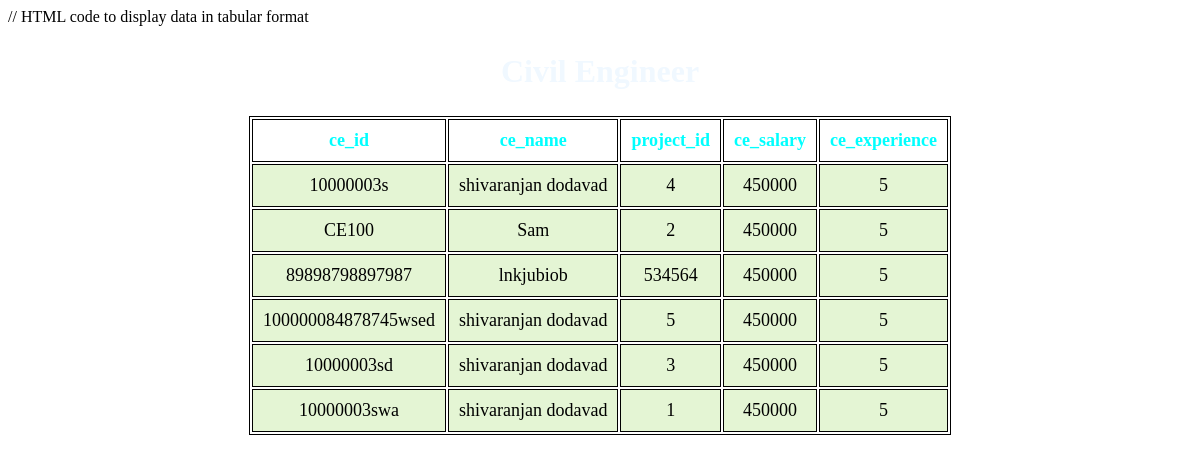
/ceview.php, run on the app's committed database.
### tables this page shows
CREATE TABLE IF NOT EXISTS `civil_engineer` (
  `ce_id` varchar(50) NOT NULL,
  `ce_name` varchar(50) DEFAULT NULL,
  `project_id` varchar(50) DEFAULT NULL,
  `ce_experience` varchar(50) DEFAULT NULL,
  `ce_salary` varchar(50) DEFAULT NULL,
  PRIMARY KEY (`ce_id`)
);

### ceview.php (the view, shortened to what this page needs)
<?php
$host = "localhost";
$dbusername = "root";
$dbpassword = "";
$dbname = "admin";
$mysqli = new mysqli ($host, $dbusername, $dbpassword, $dbname);
$sql = "SELECT * FROM civil_engineer";
$result = $mysqli->query($sql);
?>
<!DOCTYPE html>
<html lang="en">
<head>
</head>
<body>
    <section>
        <h1>Civil Engineer</h1>
        <table>
            <tr>
                <th>ce_id</th>
                <th>ce_name</th>
                <th>project_id</th>
                <th>ce_salary</th>
                <th>ce_experience</th>
            </tr>
            <?php
                while($rows=$result->fetch_assoc())
                {
             ?>
            <tr>
                <td><?php echo $rows['ce_id'];?></td>
                <td><?php echo $rows['ce_name'];?></td>
                <td><?php echo $rows['project_id'];?></td>
                <td><?php echo $rows['ce_salary'];?></td>
                <td><?php echo $rows['ce_experience'];?></td>
            </tr>
            <?php
                }
             ?>
        </table>
    </section>
</body>
</html>

### ceview.php (style rules this page uses)
table { margin: 0 auto; font-size: large; border: 1px solid black; }
h1 { text-align: center; color: aliceblue; font-size: xx-large; font-family: 'Gill Sans', 'Gill Sans MT', ' Calibri', 'Trebuchet MS', 'sans-serif'; }
td { background-color: #E4F5D4; border: 1px solid black; }
td { border: 1px solid black; padding: 10px; text-align: center; }
th { border: 1px solid black; padding: 10px; text-align: center; color: aqua; }
td { font-weight: lighter; }

### data on the page
civil_engineer: ce_id "10000003s", ce_name "shivaranjan dodavad", project "4", ce_salary "450000", ce_experience "5"
civil_engineer: ce_id "CE100", ce_name "Sam", project "2", ce_salary "450000", ce_experience "5"
civil_engineer: ce_id "89898798897987", ce_name "lnkjubiob", project "534564", ce_salary "450000", ce_experience "5"
civil_engineer: ce_id "100000084878745wsed", ce_name "shivaranjan dodavad", project "5", ce_salary "450000", ce_experience "5"
civil_engineer: ce_id "10000003sd", ce_name "shivaranjan dodavad", project "3", ce_salary "450000", ce_experience "5"
civil_engineer: ce_id "10000003swa", ce_name "shivaranjan dodavad", project "1", ce_salary "450000", ce_experience "5"
